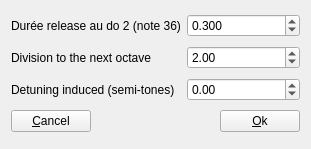
<?xml version="1.0" encoding="UTF-8"?>
<ui version="4.0">
 <class>ToolRelease_gui</class>
 <widget class="QWidget" name="ToolRelease_gui">
  <property name="geometry">
   <rect>
    <x>0</x>
    <y>0</y>
    <width>311</width>
    <height>149</height>
   </rect>
  </property>
  <property name="windowTitle">
   <string notr="true">Form</string>
  </property>
  <layout class="QGridLayout" name="gridLayout">
   <item row="0" column="1">
    <widget class="QDoubleSpinBox" name="doubleDuree36">
     <property name="decimals">
      <number>3</number>
     </property>
     <property name="minimum">
      <double>0.001000000000000</double>
     </property>
     <property name="maximum">
      <double>10.000000000000000</double>
     </property>
     <property name="value">
      <double>0.300000000000000</double>
     </property>
    </widget>
   </item>
   <item row="3" column="0" colspan="2">
    <layout class="QHBoxLayout" name="horizontalLayout">
     <item>
      <widget class="QPushButton" name="pushCancel">
       <property name="text">
        <string>&amp;Cancel</string>
       </property>
      </widget>
     </item>
     <item>
      <spacer name="horizontalSpacer">
       <property name="orientation">
        <enum>Qt::Horizontal</enum>
       </property>
       <property name="sizeHint" stdset="0">
        <size>
         <width>40</width>
         <height>20</height>
        </size>
       </property>
      </spacer>
     </item>
     <item>
      <widget class="QPushButton" name="pushOk">
       <property name="text">
        <string>&amp;Ok</string>
       </property>
      </widget>
     </item>
    </layout>
   </item>
   <item row="1" column="0">
    <widget class="QLabel" name="label_2">
     <property name="text">
      <string>Division to the next octave</string>
     </property>
    </widget>
   </item>
   <item row="1" column="1">
    <widget class="QDoubleSpinBox" name="doubleDivision">
     <property name="decimals">
      <number>2</number>
     </property>
     <property name="minimum">
      <double>1.000000000000000</double>
     </property>
     <property name="maximum">
      <double>10.000000000000000</double>
     </property>
     <property name="value">
      <double>2.000000000000000</double>
     </property>
    </widget>
   </item>
   <item row="2" column="1">
    <widget class="QDoubleSpinBox" name="doubleDeTune">
     <property name="minimum">
      <double>-12.000000000000000</double>
     </property>
     <property name="maximum">
      <double>12.000000000000000</double>
     </property>
     <property name="singleStep">
      <double>1.000000000000000</double>
     </property>
    </widget>
   </item>
   <item row="0" column="0">
    <widget class="QLabel" name="label">
     <property name="text">
      <string notr="true">Durée release au do 2 (note 36)</string>
     </property>
    </widget>
   </item>
   <item row="2" column="0">
    <widget class="QLabel" name="label_3">
     <property name="text">
      <string>Detuning induced (semi-tones)</string>
     </property>
    </widget>
   </item>
  </layout>
 </widget>
 <resources/>
 <connections/>
</ui>
